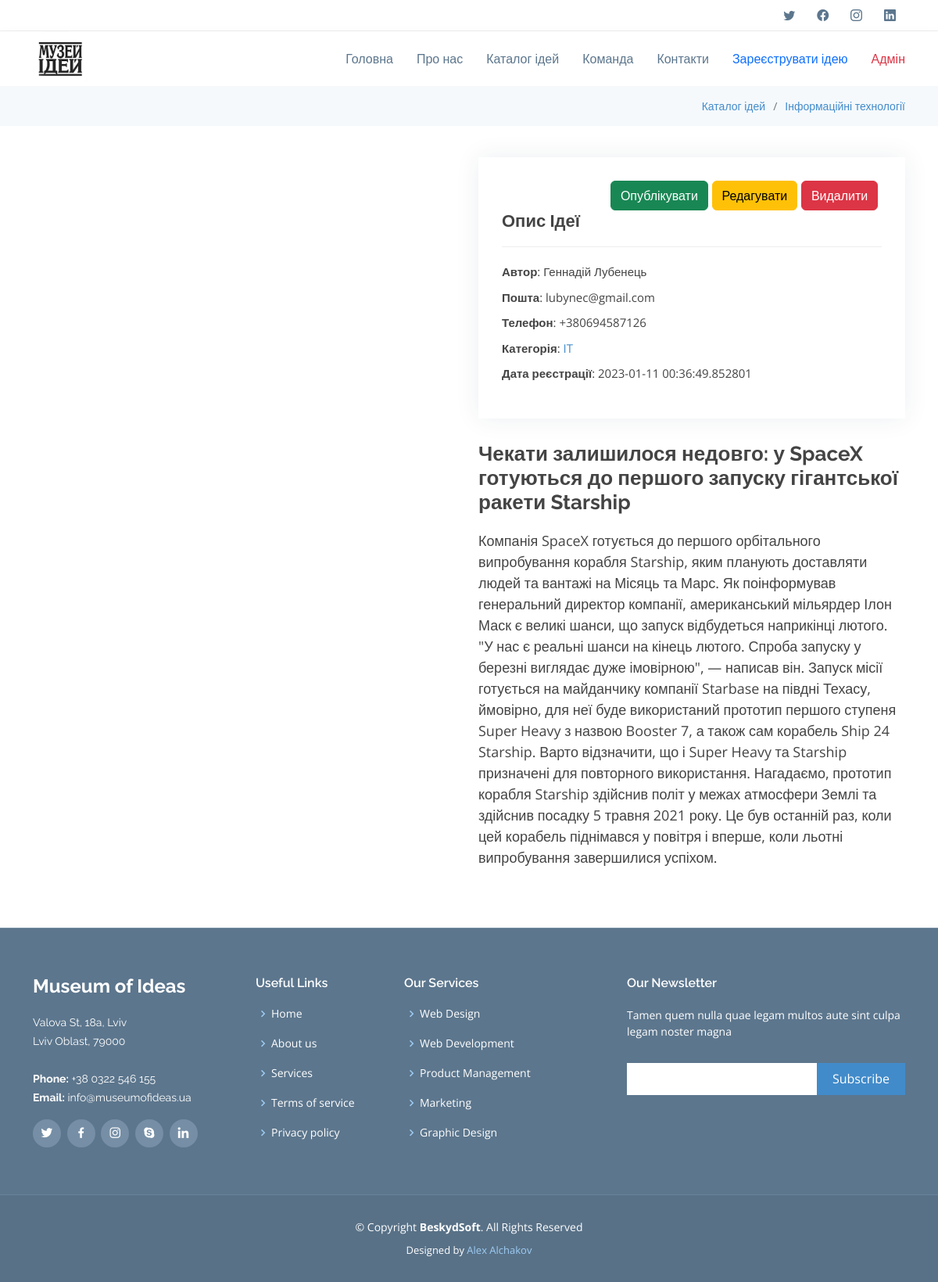
/admin/2, run on the app's committed database.
### app.py (models this page shows, shortened)
class Idea(db.Model):
    id = db.Column(db.Integer, primary_key=True, autoincrement=True)
    author = db.Column(db.String(50), nullable=False)
    email = db.Column(db.String(50), nullable=False)
    phone = db.Column(db.String(50), nullable=False)
    category = db.Column(db.String(50), nullable=False)
    title = db.Column(db.String(100), nullable=False)
    intro = db.Column(db.String(350), nullable=False)
    description = db.Column(db.Text, nullable=False)
    date = db.Column(db.DateTime, default=datetime.now)
    published = db.Column(db.Boolean, default=False)
    archive = db.Column(db.Boolean, default=False)

### app.py (the view)
@app.route('/admin/<int:id>')
def admin_idea(id):
    idea = Idea.query.get(id)
    return render_template('admin_idea.html', idea=idea)

### templates/admin_idea.html (shortened to what this page needs)
{% extends 'base_idea.html' %}
{% block body %}
  <section class="breadcrumbs">
      <div class="container">
          <div class="d-flex justify-content-end">
              <ol>
                  <li><a href="../index.html#catalog">Каталог ідей</a></li>
                  <li><a href="../urbanism.html">Інформаційні технології</a></li>
              </ol>
          </div>
      </div>
  </section>
  <main>
    <section id="portfolio-details" class="portfolio-details">
      <div class="container" data-aos="fade-up">
        <div class="row gy-4">
          <div class="col-lg-6">
            <div class="portfolio-details-slider swiper">
              <div class="swiper-wrapper align-items-center">
                <div class="swiper-slide">
                </div>
              </div>
            </div>
          </div>
          <div class="col-lg-6">
            <div class="portfolio-info">
              <div class="d-flex justify-content-end">
                <a href="/admin/{{ idea.id }}/publish" onclick="" class="btn btn-success">Опублікувати</a>&nbsp;
                <a href="/admin/{{ idea.id }}/edit" class="btn btn-warning">Редагувати</a>&nbsp;
                <a href="/admin/{{ idea.id }}/delete" class="btn btn-danger">Видалити</a>&nbsp;
              </div>
              <h3>Опис Ідеї</h3>
              <ul>
                <li><strong>Автор</strong>: {{ idea.author}} </li>
                <li><strong>Пошта</strong>: {{ idea.email}} </li>
                <li><strong>Телефон</strong>: {{ idea.phone}} </li>
                <li><strong>Категорія</strong>: <a href="../urbanism.html"> {{ idea.category}} </a></li>
                <li><strong>Дата реєстрації</strong>: {{ idea.date }} </li>
              </ul>
            </div>
            <div class="portfolio-description">
              <h2> {{ idea.title }} </h2>
              <p>
                 {{ idea.description }}
              </p>
            </div>
          </div>
        </div>
      </div>
    </section>
  </main>
{% endblock %}

### templates/base_idea.html (shortened to what this page needs)
<!DOCTYPE html>
<html lang="ua">
<head>
  <link href="../static/vendor/animate.css/animate.min.css" rel="stylesheet">
  <link href="../static/vendor/aos/aos.css" rel="stylesheet">
  <link href="../static/vendor/bootstrap/css/bootstrap.min.css" rel="stylesheet">
  <link href="../static/vendor/bootstrap-icons/bootstrap-icons.css" rel="stylesheet">
  <link href="../static/vendor/boxicons/css/boxicons.min.css" rel="stylesheet">
  <link href="../static/vendor/glightbox/css/glightbox.min.css" rel="stylesheet">
  <link href="../static/vendor/swiper/swiper-bundle.min.css" rel="stylesheet">
  <link rel="stylesheet" href="{{ url_for('static', filename='css/style.css') }}">
</head>
<body>
  <section id="topbar" class="d-flex align-items-center">
    <div class="container d-flex justify-content-center justify-content-md-between">
      <div class="social-links d-none d-md-block">
        <a href="#" class="twitter"><i class="bi bi-twitter"></i></a>
        <a href="#" class="facebook"><i class="bi bi-facebook"></i></a>
        <a href="#" class="instagram"><i class="bi bi-instagram"></i></a>
        <a href="#" class="linkedin"><i class="bi bi-linkedin"></i></a>
      </div>
    </div>
  </section>
  <header id="header" class="d-flex align-items-center">
    <div class="container d-flex align-items-center">
      <div class="logo me-auto">
         <a href="index.html"><img src="../static/img/logo.jpg" alt="logo" class="img-fluid"></a>
      </div>
      <nav id="navbar" class="navbar">
        <ul>
          <li><a class="nav-link scrollto" href="/index.html#hero">Головна</a></li>
          <li><a class="nav-link scrollto" href="/index.html#about">Про нас</a></li>
          <li><a class="nav-link scrollto" href="/index.html#catalog">Каталог ідей</a></li>
          <li><a class="nav-link scrollto" href="/index.html#team">Команда</a></li>
          <li><a class="nav-link scrollto" href="/index.html#contact">Контакти</a></li>
          <li><a class="nav-link scrollto" href="/create-idea.html"><span class="text-primary">Зареєструвати ідею</span></a></li>
          <li><a class="nav-link scrollto" href="/admin.html"><span class="text-danger">Адмін</span></a></li>
        </ul>
      </nav>
    </div>
  </header>
  {% block body %} {% endblock %}
  <footer id="footer">
    <div class="footer-top">
      <div class="container">
        <div class="row">
          <div class="col-lg-3 col-md-6 footer-info">
            <h3>Museum of Ideas</h3>
            <p>
              Valova St, 18a, Lviv<br>
              Lviv Oblast, 79000<br><br>
              <strong>Phone:</strong> +38 0322 546 155<br>
              <strong>Email:</strong> info@museumofideas.ua<br>
            </p>
            <div class="social-links mt-3">
              <a href="#" class="twitter"><i class="bx bxl-twitter"></i></a>
              <a href="#" class="facebook"><i class="bx bxl-facebook"></i></a>
              <a href="#" class="instagram"><i class="bx bxl-instagram"></i></a>
              <a href="#" class="google-plus"><i class="bx bxl-skype"></i></a>
              <a href="#" class="linkedin"><i class="bx bxl-linkedin"></i></a>
            </div>
          </div>
          <div class="col-lg-2 col-md-6 footer-links">
            <h4>Useful Links</h4>
            <ul>
              <li><i class="bx bx-chevron-right"></i> <a href="#">Home</a></li>
              <li><i class="bx bx-chevron-right"></i> <a href="#">About us</a></li>
              <li><i class="bx bx-chevron-right"></i> <a href="#">Services</a></li>
              <li><i class="bx bx-chevron-right"></i> <a href="#">Terms of service</a></li>
              <li><i class="bx bx-chevron-right"></i> <a href="#">Privacy policy</a></li>
            </ul>
          </div>
          <div class="col-lg-3 col-md-6 footer-links">
            <h4>Our Services</h4>
            <ul>
              <li><i class="bx bx-chevron-right"></i> <a href="#">Web Design</a></li>
              <li><i class="bx bx-chevron-right"></i> <a href="#">Web Development</a></li>
              <li><i class="bx bx-chevron-right"></i> <a href="#">Product Management</a></li>
              <li><i class="bx bx-chevron-right"></i> <a href="#">Marketing</a></li>
              <li><i class="bx bx-chevron-right"></i> <a href="#">Graphic Design</a></li>
            </ul>
          </div>
          <div class="col-lg-4 col-md-6 footer-newsletter">
            <h4>Our Newsletter</h4>
            <p>Tamen quem nulla quae legam multos aute sint culpa legam noster magna</p>
            <form action="" method="post">
              <input type="email" name="email"><input type="submit" value="Subscribe">
            </form>
          </div>
        </div>
      </div>
    </div>
    <div class="container">
      <div class="copyright">
        &copy; Copyright <strong><span>BeskydSoft</span></strong>. All Rights Reserved
      </div>
      <div class="credits">
        Designed by <a href="https://www.linkedin.com/in/aleksandr-alchakov/">Alex Alchakov</a>
      </div>
    </div>
  </footer>
</body>
</html>

### static/css/style.css (style rules this page uses)
body { font-family: "Open Sans", sans-serif; font-size: 18px; color: #444; }
a { color: #428bca; text-decoration: none; }
h1, h2, h3, h4, h5, h6, .font-primary { font-family: "Raleway", sans-serif; }
#topbar { background: #fff; border-bottom: 1px solid #eee; font-size: 15px; height: 40px; padding: 0; }
#topbar .social-links a { color: #5c768d; padding: 4px 12px; display: inline-block; line-height: 1px; transition: 0.3s; }
#header { height: 70px; background: #fff; z-index: 997; box-shadow: 0px 5px 15px 0px rgba(0, 0, 0, 0.06); }
#header .logo img { padding: 0; margin: 0; max-height: 70px; }
.navbar { padding: 0; }
.navbar ul { margin: 0; padding: 0; display: flex; list-style: none; align-items: center; }
.navbar li { position: relative; }
.navbar a, .navbar a:focus { display: flex; align-items: center; justify-content: space-between; padding: 10px 0 10px 30px; font-family: "Open Sans", sans-serif; font-size: 16px; color: #5c768d; white-space: nowrap; transition: 0.3s; }
section { padding: 60px 0; overflow: hidden; }
.breadcrumbs { padding: 15px 0; background-color: #f5f9fc; min-height: 40px; }
.breadcrumbs ol { display: flex; flex-wrap: wrap; list-style: none; padding: 0; margin: 0; font-size: 14px; }
.breadcrumbs ol li+li { padding-left: 10px; }
.breadcrumbs ol li+li::before { display: inline-block; padding-right: 10px; color: #6c757d; content: "/"; }
.portfolio-details { padding-top: 40px; }
.portfolio-details .portfolio-info { padding: 30px; box-shadow: 0px 0 30px rgba(31, 53, 72, 0.08); }
.portfolio-details .portfolio-info h3 { font-size: 22px; font-weight: 700; margin-bottom: 20px; padding-bottom: 20px; border-bottom: 1px solid #eee; }
.portfolio-details .portfolio-info ul { list-style: none; padding: 0; font-size: 15px; }
.portfolio-details .portfolio-info ul li+li { margin-top: 10px; }
.portfolio-details .portfolio-description { padding-top: 30px; }
.portfolio-details .portfolio-description h2 { font-size: 26px; font-weight: 700; margin-bottom: 20px; }
.portfolio-details .portfolio-description p { padding: 0; }
#footer { background: #587187; padding: 0 0 30px 0; color: #fff; font-size: 14px; }
#footer .footer-top { background: #5c768d; border-top: 1px solid #768fa6; border-bottom: 1px solid #67839c; padding: 60px 0 30px 0; }
#footer .footer-top .footer-info { margin-bottom: 30px; }
#footer .footer-top .footer-info h3 { font-size: 24px; margin: 0 0 20px 0; padding: 2px 0 2px 0; line-height: 1; font-weight: 700; }
#footer .footer-top .footer-info p { font-size: 14px; line-height: 24px; margin-bottom: 0; font-family: "Raleway", sans-serif; color: #fff; }
#footer .footer-top .social-links a { font-size: 18px; display: inline-block; background: #768fa6; color: #fff; line-height: 1; padding: 8px 0; margin-right: 4px; border-radius: 50%; text-align: center; width: 36px; height: 36px; transition: 0.3s; }
#footer .footer-top h4 { font-size: 16px; font-weight: 600; color: #fff; position: relative; padding-bottom: 12px; }
#footer .footer-top .footer-links { margin-bottom: 30px; }
#footer .footer-top .footer-links ul { list-style: none; padding: 0; margin: 0; }
#footer .footer-top .footer-links ul i { padding-right: 2px; color: #9eccf4; font-size: 18px; line-height: 1; }
#footer .footer-top .footer-links ul li { padding: 10px 0; display: flex; align-items: center; }
#footer .footer-top .footer-links ul li:first-child { padding-top: 0; }
#footer .footer-top .footer-links ul a { color: #fff; transition: 0.3s; display: inline-block; line-height: 1; }
#footer .footer-top .footer-newsletter form { margin-top: 30px; background: #fff; padding: 6px 10px; position: relative; border-radius: 4; }
#footer .footer-top .footer-newsletter form input[type=email] { border: 0; padding: 4px; width: calc(100% - 110px); }
#footer .footer-top .footer-newsletter form input[type=submit] { position: absolute; top: 0; right: 0; bottom: 0; border: 0; background: none; font-size: 16px; padding: 0 20px; background: #428bca; color: #fff; transition: 0.3s; border-radius: 4; }
#footer .copyright { text-align: center; padding-top: 30px; }
#footer .credits { padding-top: 10px; text-align: center; font-size: 13px; color: #fff; }
#footer .credits a { color: #9eccf4; }
section, article { margin: 0 0 0 0; }
section > :last-child, article > :last-child, section:last-child, article:last-child { margin-bottom: 0; }

### data on the page
Idea: author "Геннадій Лубенець", email "lubynec@gmail.com", phone "+380694587126", category "IT", date "2023-01-11 00:36:49.852801", title "Чекати залишилося недовго: у SpaceX готуються до першого запуску гігантської ракети Starship", description "Компанія SpaceX готується до першого орбітального випробування корабля Starship, яким планують доставляти людей та вантажі на Місяць та Марс. Як поінформував генеральний директор компанії, американський мільярдер Ілон Маск є великі шанси, що запуск відбудеться наприкінці лютого. \"У нас є реальні шанси на кінець лютого. Спроба запуску у березні виглядає дуже імовірною\", — написав він. Запуск місії готується на майданчику компанії Starbase на півдні Техасу, ймовірно, для неї буде використаний прототип першого ступеня Super Heavy з назвою Booster 7, а також сам корабель Ship 24 Starship. Варто відзначити, що і Super Heavy та Starship призначені для повторного використання. Нагадаємо, прототип…"
